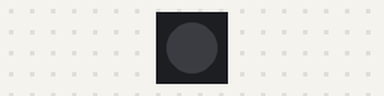
Recording of a program running on a simulated ESP32 board running MicroPython. Parts: 1 RGB LEDs in strip order, left to right. Random numbers come from a fixed seed.

Above: at 0.1 s.
Timing chart, 0 to 40.0 s (numbered marks = the images above):
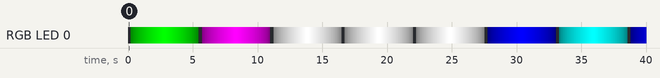

The program:

main.py
```python
import time
import random
from machine import Pin
from neopixel import NeoPixel

pin = Pin(27, Pin.OUT)
np = NeoPixel(pin, 1)  # 1 LED only

# color choices
choices = [
    [0, 0, 51],
    [0, 51, 0],
    [0, 51, 51],
    [51, 0, 0],
    [51, 0, 51],
    [51, 51, 0],
    [51, 51, 51],
]


def increase(value, new_value):
    return value + 1 if value < new_value else value


def decrease(value):
    return value - 1 if value > 0 else value


def update(red, green, blue):
    np[0] = (red * 5, green * 5, blue * 5, 0)
    np.write()


# pick color, brighten up then fade away
while True:
    red, green, blue = 0, 0, 0
    (new_red, new_green, new_blue) = random.choice(choices)

    time.sleep(0.2)
    for i in range(51):
        red = increase(red, new_red)
        green = increase(green, new_green)
        blue = increase(blue, new_blue)
        update(red, green, blue)
        time.sleep(0.05)

    time.sleep(0.2)
    for i in range(51):
        red = decrease(red)
        green = decrease(green)
        blue = decrease(blue)
        update(red, green, blue)
        time.sleep(0.05)
```
